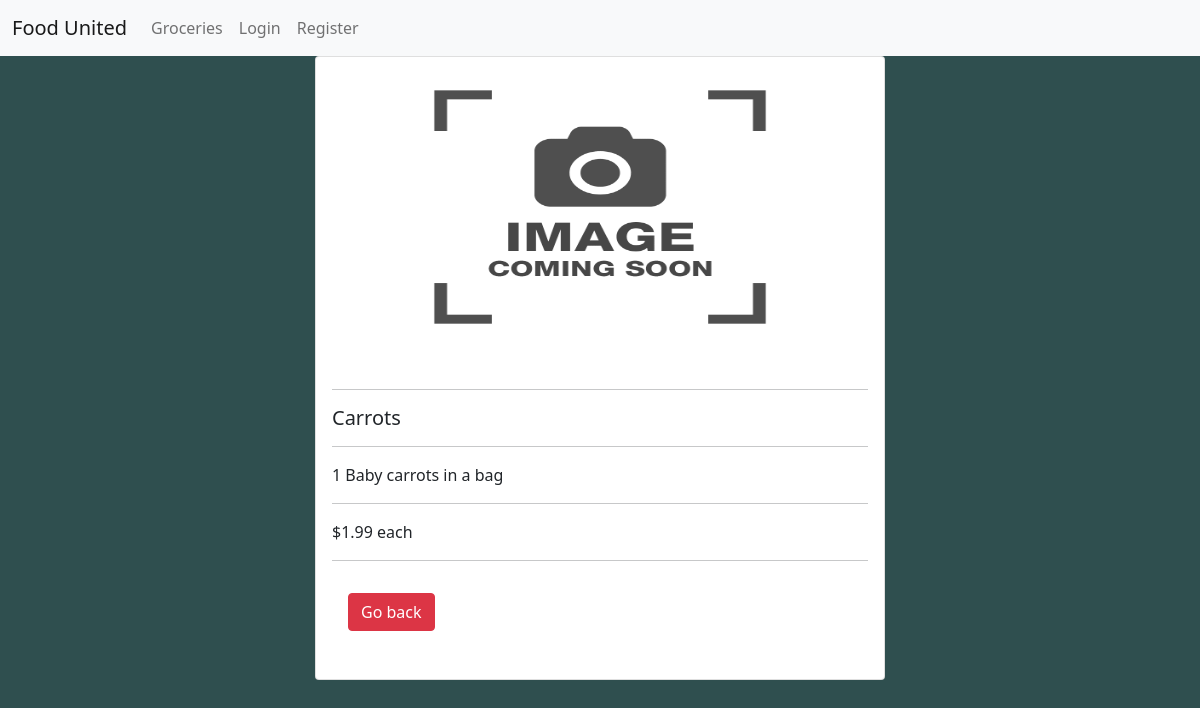
/show_item_details.php?item=1, run on the app's committed database.
### tables this page shows
create table item
(
    id          int auto_increment
        primary key,
    name        varchar(255)                           not null,
    description text                                   null,
    cost        decimal(11, 2)                         null,
    type_id     int                                    not null,
    image       varchar(255) default 'coming-soon.jpg' null
);

### show_item_details.php (called while the page is built, shortened)
<?php
include "includes/header.php";
include "includes/nav.php";
$query = new App\Classes\Query();
$id = sanitize($_GET['item']);
$params = [
    'id' => $id
];
$results = $query->CustomSQL('SELECT * FROM item WHERE id = :id', $params);
$chunk = $results[0];
$image = $chunk['image'] ?? null;
require 'src/forms/show_item_details_form.php';

### src/Classes/Query.php (called while the page is built, shortened)
<?php
class Query
{
    public function CustomSQL($data = '', $bindparams = [])
    {
        $db = Database::getInstance();
        $sql = ($data);
        try {
            $stmt = $db->prepare($sql);
            foreach ($bindparams as $key => $value) {
                $stmt->bindParam($key, $value);
            }
            $stmt->execute($bindparams);
            return $stmt->fetchAll(PDO::FETCH_ASSOC);
        } catch (Exception $e) {
            die('Whoops, something went wrong ahaaha');
        }
}
}

### src/Classes/User.php (called while the page is built, shortened)
<?php
class User
{
    public function loggedIn() {
        return false;
    }
}

### src/forms/show_item_details_form.php (the view)
<div class="container">
    <div class="row justify-content-center gx-0">
        <div class="card col-sm-12 col-md-6">
            <form action="" method="get">
                <img class="mx-auto d-block" src="src/images/<?= $image ?>" width="75%" height="300px" alt="<?= $chunk['name'] ?>">
                <div class="card-body">
                    <hr>
                    <h5 class="card-title"><?= $chunk['name'] ?></h5>
                    <hr>
                    <p class="card-text"><?= $chunk['description'] ?></p>
                    <hr>
                    <p class="card-text">$<?= $chunk['cost'] ?> each</p>
                    <hr>
                    <?php if ($User->loggedIn()) : ?>
                        <select class="add_qty form-select" aria-label="Quantity select" name="qty">
                    <?php $menu->showQty(); ?>
                    </select>
                    <div class="card-body">
                        <button class="index_qty btn btn-primary" value="<?= $id ?>" type="submit" name="add">Add Item</button>
                        <a class="btn btn-danger card-link" href="/index.php">Go back</a>
                    </div>
                </div>
            </form>
            <?php else : ?>
            <div class="card-body">
                <a class="btn btn-danger card-link" href="/index.php">Go back</a>
            </div>
            <?php endif; ?>
        </div>
    </div>
</div>
<?php include "includes/footer.php" ?>

### style.css (style rules this page uses)
body { background-color: darkslategrey; }
.container { margin: auto; padding-left: 0; padding-right: 0; }

### data on the page
item: image (picture), name "Carrots", description "1 Baby carrots in a bag", cost "1.99"
